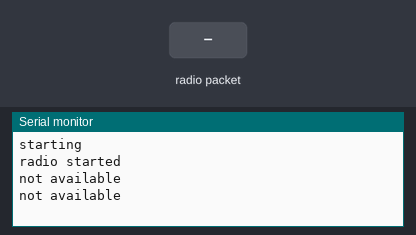
The sketch below on a simulated Arduino Uno, built with avr-gcc and run on an emulated ATmega328P. Shown: the last lines printed to the serial monitor. Inputs (shaded band) come from the test bench. No radio packets arrive unless stated.

Above: at 1.8 s.
1.9 s: radio packet "1" arrives
At 2.8 s:
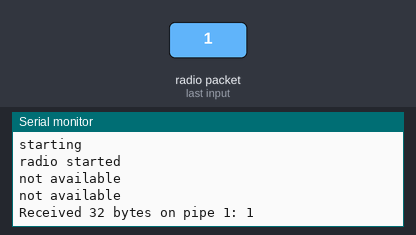
3.5 s: radio packet "0" arrives
At 4.5 s:
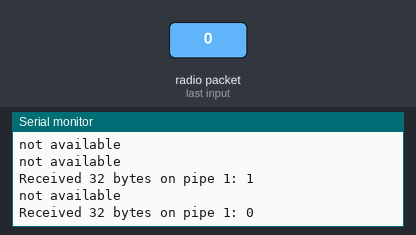
5.0 s: radio packet "2" arrives
At 5.8 s:
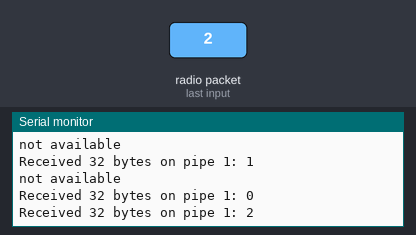

The sketch:

receiver.ino
```cpp
//Include Libraries
#include <SPI.h>
#include <nRF24L01.h>
#include <RF24.h>

//create an RF24 object
RF24 radio(9, 8); // CE, CSN

//address through which two modules communicate.
const byte address[6] = "xupaxu";

void setup()
{
    Serial.begin(9600);
    Serial.println("starting");
    radio.begin();

    //set the address
    radio.openReadingPipe(0, address);

    //Set module as receiver
    radio.startListening();
    Serial.println("radio started");
}

void loop()
{
    //Read the data if available in buffer
    uint8_t pipe;
    char payload[32] = {};
    if (radio.available(&pipe))
    {                                           // is there a payload? get the pipe number that recieved it
        uint8_t bytes = radio.getPayloadSize(); // get the size of the payload
        radio.read(&payload, bytes);            // fetch payload from FIFO
        Serial.print(F("Received "));
        Serial.print(bytes); // print the size of the payload
        Serial.print(F(" bytes on pipe "));
        Serial.print(pipe); // print the pipe number
        Serial.print(F(": "));
        Serial.println(payload); // print the payload's value
        delay(1000);
    }

    else
    {
        Serial.println("not available");
        delay(1000);
    }
}
```

Measured:
- after the input at 1.9 s, the serial monitor: prints a new line after 0.11 s (image 1)
- after the input at 3.5 s, the serial monitor: prints a new line after 0.51 s (image 2)
- after the input at 5.0 s, the serial monitor: prints a new line at once (image 3)
